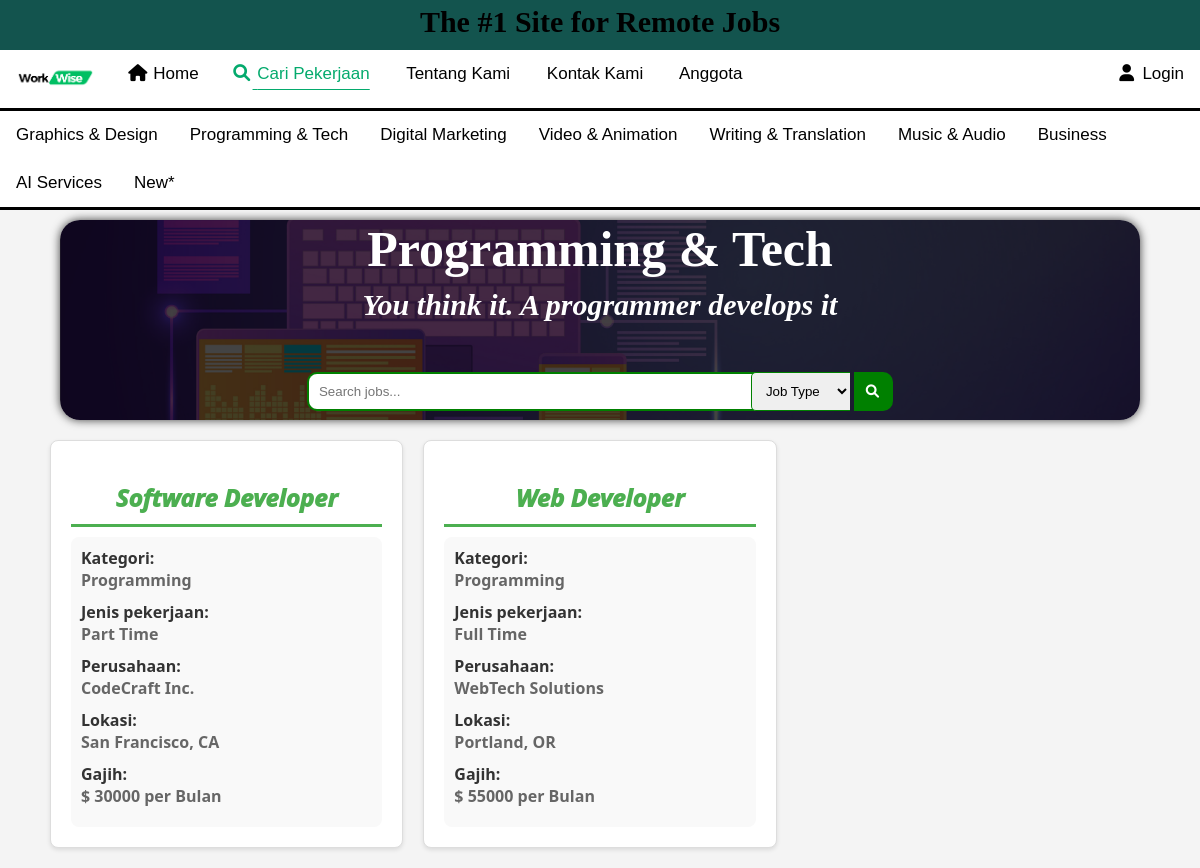
/job_category.php?ctg=Programming, run on the app's committed database.
### tables this page shows
CREATE TABLE
  `jobtable` (
    `jobId` int (10) NOT NULL,
    `userId` int (11) NOT NULL,
    `category` varchar(32) NOT NULL,
    `title` varchar(20) NOT NULL,
    `jobType` varchar(10) NOT NULL,
    `company` varchar(20) NOT NULL,
    `location` varchar(32) NOT NULL,
    `price` int (10) NOT NULL,
    `exitDay` date NOT NULL,
    `responsibilities` varchar(120) NOT NULL,
    `requirements` varchar(200) NOT NULL,
    `payment` int (11) NOT NULL
  );

### job_category.php (the view, shortened to what this page needs)
<?php include("conn.php"); ?>
<?php
$ctg=$_GET["ctg"];
if (isset($_GET["search"]) || isset($_GET["filter"])) {
    $search1 = $_GET["search"];
    $filter = $_GET["filter"];
    $search = mysqli_real_escape_string($conn, $search1);
    if (!empty($search)) {
        if ($filter == "All Type") {
            $sql = "SELECT * FROM jobtable WHERE category='$ctg' AND (title LIKE '%$search%' OR company LIKE '%$search%' OR location LIKE '%$search%' OR price LIKE '%$search%' OR exitDay LIKE '%$search%')";
            $result = mysqli_query($conn, $sql);
            if ($result == false) {
            }
        } else if ($filter == "Full Time" || $filter == "Part Time") {
            $sql = "SELECT * FROM jobtable WHERE category='$ctg' AND (title LIKE '%$search%' OR company LIKE '%$search%' OR location LIKE '%$search%' OR price LIKE '%$search%' OR exitDay LIKE '%$search%') AND jobType = '$filter'";
            $result = mysqli_query($conn, $sql);
            if ($result == false) {
            }
        } else {
        }
    } else {
        if ($filter == "Full Time" || $filter == "Part Time") {
            $sql = "SELECT * FROM jobtable WHERE category='$ctg' AND jobType = '$filter'";
            $result = mysqli_query($conn, $sql);
            if ($result == false) {
                $note = "Data not found.";
            }
        } else {
            $sql = "SELECT * FROM jobtable WHERE category='$ctg' ";
        }
    }
} else {
    $sql = "SELECT * FROM jobtable WHERE category='$ctg'";
}
$result = mysqli_query($conn, $sql);
?>
<!DOCTYPE html>
<html lang="en">
<head>
    <link rel="stylesheet" href="https://cdnjs.cloudflare.com/ajax/libs/font-awesome/4.7.0/css/font-awesome.min.css">
    <link rel="stylesheet" href="./CSS/job_list.css">
    <link rel="stylesheet" href="https://cdnjs.cloudflare.com/ajax/libs/font-awesome/6.0.0/css/all.min.css">
</head>
<body>
    <header>
        <link rel="stylesheet" href="./CSS/header.css">
        <div class="headerbar">
            <h3>The #1 Site for Remote Jobs</h3>
        </div>
    </header>
    <?php include_once("navbar.php"); ?>
    <?php include_once("ctg_bar.php"); ?>
    <form action="job_category.php" method="get">
        <div class="searchbar" id="seardiv" >
            <?php
            $ctg=$_GET['ctg'];
            if($ctg=='Graphics'){
                $c1='Graphics & Design';
                $c2='Designs to make you stand out';
            } elseif($ctg=='Programming'){
                $c1='Programming & Tech';
                $c2='You think it. A programmer develops it';
            }
             ?>
            <h1 id="ctg_name"><?php echo $c1;?></h1>
            <h3 id="ctg_ds"><?php echo $c2;?></h3>
            <input id="fsearch" type="search" name="search" placeholder="<?php if (isset($_GET["search"])) {
                                                                echo $_GET["search"];
                                                            } else {
                                                                echo "Search jobs...";
                                                            } ?>">
            <select name="filter"  id="idcheck " >
                <option value="All Type">Job Type</option>
            </select>
            <button type="submit"    name="submit"><i class="fa fa-fw fa-search"></i></button>
        </div>
    </form>
    <div class="job_listings">
        <div class="job_row">
            <?php
            if ($result && mysqli_num_rows($result) > 0) {
                while ($row = mysqli_fetch_assoc($result)) {
                    ?>
                    <div class="job">
                        <h2>
                            <?php echo $row["title"]; ?>
                        </h2>
                        <div class="job_details">
                            <h4>Kategori:</h4>
                            <p>
                                <?php echo $row['category']; ?>
                            </p>
                            <h4>Jenis pekerjaan:</h4>
                            <p>
                                <?php echo $row['jobType']; ?>
                            </p>
                            <h4>Perusahaan:</h4>
                            <p>
                                <?php echo $row['company']; ?>
                            </p>
                            <h4>Lokasi:</h4>
                            <p>
                                <?php echo $row['location']; ?>
                            </p>
                            <h4>Gajih:</h4>
                            <p>$
                                <?php echo $row['price']; ?> per Bulan
                            </p>
                        </div>
                    </div>
                    <?php
                }
                ?>
            </div>
        </div>
        <?php
            }
?>
</body>
</html>

### CSS/job_list.css (style rules this page uses)
body { margin: 0; padding: 0; background-color: #f4f4f4; }
.searchbar { width: 100%; text-align: center; justify-content: center; }
input , button,select { margin-top: 50px; padding: 10px; border-style: solid; border-color: green; }
.searchbar input { width: 50%; border-top-left-radius: 10px; border-bottom-left-radius: 10px; border-right-style: none; }
.searchbar button { border-top-right-radius: 10px; border-bottom-right-radius: 10px; border-left-style: none; background-color: green; margin-left: 0; }
select { border-radius: 5px; border-top-right-radius: 0; border-bottom-right-radius: 0; border-style: solid; border-right-style: none; margin-left: -100px; position: sticky; }
button i { color: white; }
.job_listings { font-family: 'Segoe UI', Tahoma, Geneva, Verdana, sans-serif; max-width: 1100px; margin: 20px auto; }
.job_row { display: grid; grid-template-columns: repeat(3, 1fr); gap: 20px; }
.job { border: 1px solid #ddd; background-color: #fff; padding: 20px; border-radius: 8px; box-shadow: 0 2px 4px rgba(0, 0, 0, 0.1); transition: transform 0.3s ease-in-out; }
h2 { text-align: center; font-style: italic; font-weight: 1000; margin-bottom: 10px; color: #4CAF50; padding-bottom: 10px; border-bottom-style: solid; }
p { color: #666; font-weight: 600; margin-bottom: 8px; padding-bottom: 10px; }
.job_details { background-color: #f9f9f9; padding: 10px; border-radius: 8px; }
.job_details h4 { margin: 0; color: #333; }
.job_details p { margin: 0; color: #666; }

### CSS/header.css (style rules this page uses)
body { margin: 0; }
.headerbar { margin-top: -30px; padding: 0; height: 50px; background-color: #13544e; }
.headerbar h3 { padding: 5px; text-align: center; font-size: 30px; }

### job_category.php (style rules this page uses)
#seardiv { background-image: url(./Image/Home/ctg4.png); background-position: center; background-size: cover; background-repeat: none; width: 90%; height: 200px; margin: 10px auto; border-radius: 20px; box-shadow: 0px 0px 10px 0px rgba(0, 0, 0, 0.75); }
#ctg_name { color: white; font-weight: 1500; color: white; font-size: 50px; margin: 0; }
#ctg_ds { font-size: 30px; font-style: italic; color: white; font-weight: 800; margin: 10px 0 0 0 ; }

### data on the page
jobtable: title "Software Developer", category "Programming", jobType "Part Time", company "CodeCraft Inc.", location "San Francisco, CA", price "30000"
jobtable: title "Web Developer", category "Programming", jobType "Full Time", company "WebTech Solutions", location "Portland, OR", price "55000"

### other printed values
$c1 "Programming & Tech"
$c2 "You think it. A programmer develops it"
